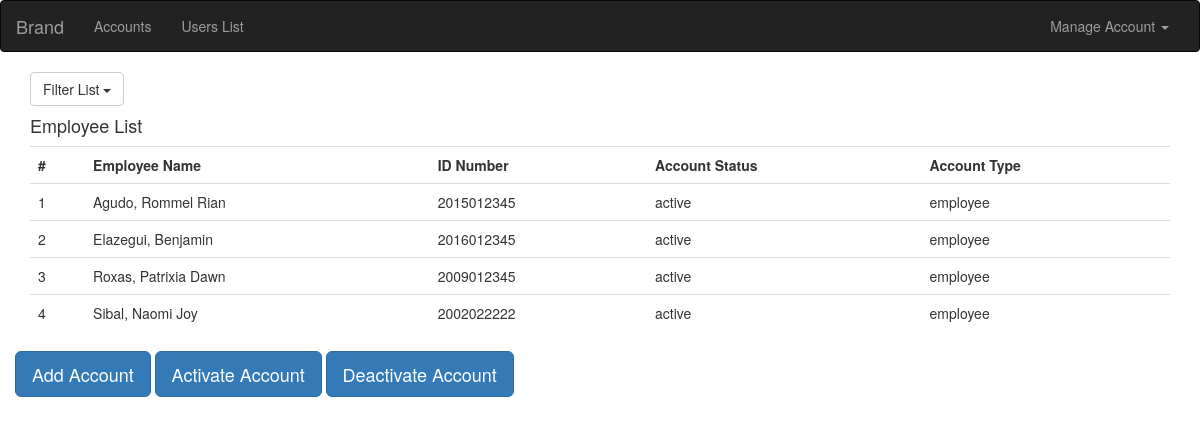
/view/admin/index.php?users=employee (signed in), run on the app's committed database.
### tables this page shows
CREATE TABLE IF NOT EXISTS `wt_employee` (
`employeeID` int(11) NOT NULL,
  `accountID` int(11) NOT NULL,
  `idnum` varchar(20) NOT NULL,
  `lname` varchar(50) NOT NULL,
  `fname` varchar(100) NOT NULL,
  `mname` varchar(50) NOT NULL,
  `email` varchar(100) NOT NULL
);

CREATE TABLE IF NOT EXISTS `wt_accounts` (
`accountID` int(11) NOT NULL,
  `username` varchar(25) NOT NULL,
  `password` varchar(100) NOT NULL,
  `accountType` enum('admin','user','employee') NOT NULL,
  `status` enum('active','inactive') NOT NULL,
  `setQ` tinyint(1) NOT NULL
);

### model/model.php (the view, shortened to what this page needs)
<?php
    function employee_list() {
        global $con;
        $query_employee = "SELECT wt_employee.accountID, wt_employee.lname, wt_employee.fname, wt_employee.idnum,
            wt_accounts.accountID, wt_accounts.status, wt_accounts.accountType
                FROM wt_employee, wt_accounts WHERE wt_employee.accountID = wt_accounts.accountID ORDER BY wt_employee.lname";
        $result = mysqli_query($con, $query_employee);
        $i = 0;
        while($row = mysqli_fetch_array($result)) {
            $i = $i + 1;
            $lname = $row['lname'];
            $fname = $row['fname'];
            $idnum = $row['idnum'];
            $status = $row['status'];
            $atype = $row['accountType'];
            $fullname = $lname.", ".$fname;
            echo "<tr>
                    <td>".$i."</td>
                    <td>".$fullname."</td>
                    <td>".$idnum."</td>
                    <td>".$status."</td>
                    <td>".$atype."</td>
                </tr>";
        }
    }
?>

### data on the page
wt_employee: fullname "Agudo, Rommel Rian", idnum "2015012345", accountID.status "active", accountID.accountType "employee"
wt_employee: fullname "Elazegui, Benjamin", idnum "2016012345", accountID.status "active", accountID.accountType "employee"
wt_employee: fullname "Roxas, Patrixia Dawn", idnum "2009012345", accountID.status "active", accountID.accountType "employee"
wt_employee: fullname "Sibal, Naomi Joy", idnum "2002022222", accountID.status "active", accountID.accountType "employee"
